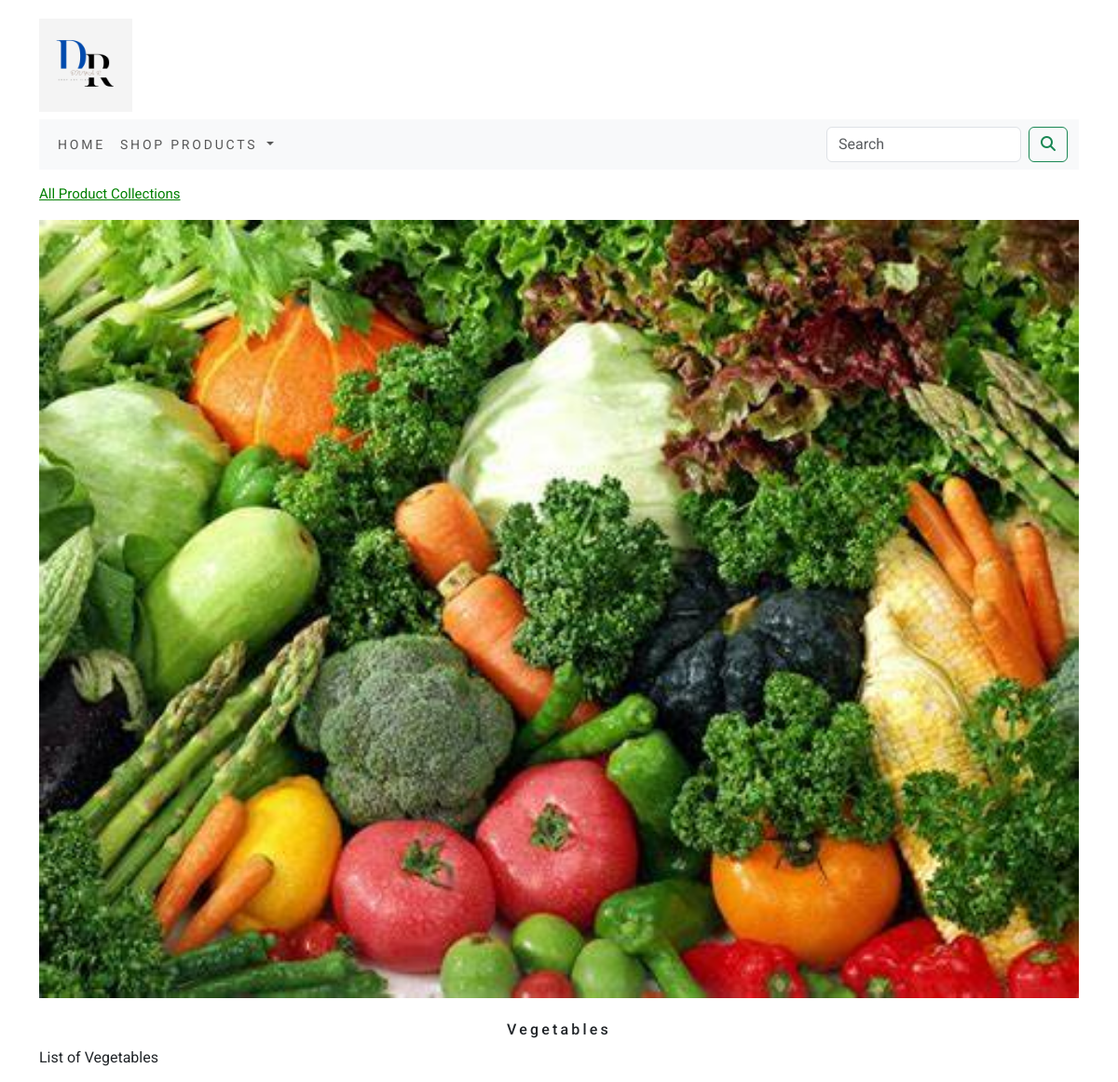
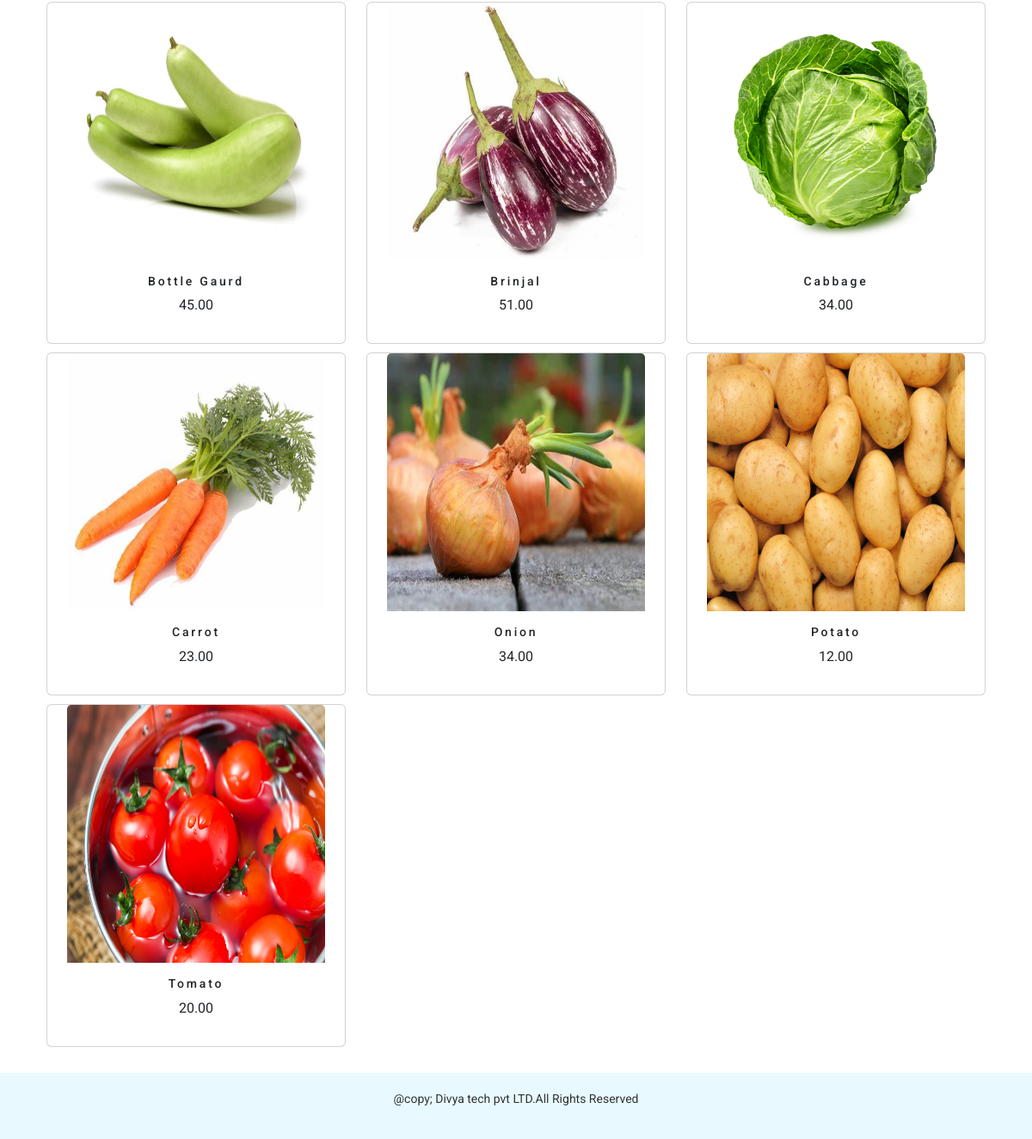
The page /shop/vegetables/ on the database its author committed (2 pictures, top to bottom).
### eshop/models.py (models this page shows, shortened)
class Category(models.Model):
    name = models.CharField(max_length=250, unique=True)
    slug = models.SlugField(max_length=250, unique=True)
    description = models.TextField(blank=True)
    image = models.ImageField(upload_to="category", blank=True)
    class Meta:
        ordering = ('name',)
        verbose_name = 'category'
        verbose_name_plural = 'categories'
    def get_url(self):
        return reverse('eshop:products_by_category', args={self.slug})

class Product(models.Model):
    name = models.CharField(max_length=250, unique=True)
    slug = models.SlugField(max_length=250, unique=True)
    description = models.TextField(blank=True)
    price = models.DecimalField(max_digits=10, decimal_places=2)
    category = models.ForeignKey(Category, on_delete=models.CASCADE)
    image = models.ImageField(upload_to="product", blank=True)
    stock = models.IntegerField()
    available = models.BooleanField(default=True)
    created = models.DateTimeField(auto_now_add=True)
    updated = models.DateTimeField(auto_now=True)
    def get_url(self):
        return  reverse('eshop:prodCatdetail',args=[self.category.slug,self.slug])
    class Meta:
        ordering = ('name',)
        verbose_name = 'product'
        verbose_name_plural = 'products'

### eshop/views.py (the view, shortened to what this page needs)
# urls.py: path('', views.allProdCat, name='allProdCat'),
def allProdCat(request, c_slug=None):
    global products
    c_page = None
    products_list = None
    if c_slug != None:
        c_page = get_object_or_404(Category, slug=c_slug)
        products_list = Product.objects.all().filter(category=c_page, available=True)
        products = products_list
    return render(request, 'category.html', {'category': c_page, 'products': products, })

### cart/context_processors.py (called while the page is built)
def counter(request):
    item_count=0
    if 'admin' in request.path:
        return {}
    else:
        try:
            cart=Cart.objects.filter(cart_id=_cart_id(request))
            cart_items=CartItem.objects.all().filter(cart=cart[:1])
            for cart_item in cart_items:
                item_count += cart_item.quantity
        except Cart.DoesNotExist:
            item_count=0
    return dict(item_count=item_count)

### cart/views.py (called while the page is built)
def _cart_id(request):
    cart=request.session.session_key
    if not cart:
        cart=request.session.create()
    return cart

### eshop/context_processors.py (called while the page is built)
def menu_links(request):
    links = Category.objects.all()
    return dict(links=links)

### templates/category.html (shortened to what this page needs)
{% extends 'base.html' %}
{% load static %}
{% block content %}
    {% if category %}
        <div>
            <div class="row my_category">
                <div class="mx_auto">
                    <p>
                        <a href="{% url 'eshop:allProdCat' %}">
                            All Product Collections
                        </a>
                    </p>
                </div>
            </div>
        </div>
    {% endif %}
    {% if category %}
    <div class="mx_auto">
        <img class="category_img" src="{{category.image.url}}" alt="{{category.name}}">
    </div>
    <br/>
    <div>
        <h1 class="text-center category_title">{{category.name}}</h1>
        <p class="text-justify">{{category.description}}</p>
    </div>
    {% endif %}
    {% if products %}
    <div class="container">
        <div class="row mx_auto">
            {% for product in products %}
            <div class="productSingle col-9 col-sm-12 col-md-4 xol-lg-4">
                <div class="card text-center" style="min-width:18rem;">
                    <a href="{{product.get_url}}">
                        <img class="card-img-top product_img" src="{{product.image.url}}" alt="{{product.name}}" style="width:300px;height:300px;">
                    </a>
                    <div class="card-body">
                        <h4>{{product.name}}</h4>
                        <p>{{product.price}}</p>
                    </div>
                </div>
            </div>
            {% endfor %}
        </div>
    </div>
    {% endif %}
{% endblock %}

### static/css/custom.css (style rules this page uses)
body { font-family:'Roboto',sans-serif; }
.my_category { padding-top:15px; }
.my_category .mx_auto { color:#000; font-size:15px; }
.mx_auto a { color:green; }
.category_img { width:100%; height:auto; }
.category_title { font-size:16px; text_transform:uppercase; letter-spacing:.2em; }
.productSingle { margin-bottom:10px; }
.card-body h4 { font-size:14px; text_transform:uppercase; letter-spacing:.2em; }

### templates/base.html (style rules this page uses)
body { display: flex; flex-direction: column; min-height: 100vh; margin: 0; }

### rows shown on the page
Category: image (picture), name "Vegetables", description "List of Vegetables"
Product: image (picture), name "Bottle Gaurd", price "45.00"
Product: image (picture), name "Brinjal", price "51.00"
Product: image (picture), name "Cabbage", price "34.00"
Product: image (picture), name "Carrot", price "23.00"
Product: image (picture), name "Onion", price "34.00"
Product: image (picture), name "Potato", price "12.00"
Product: image (picture), name "Tomato", price "20.00"
